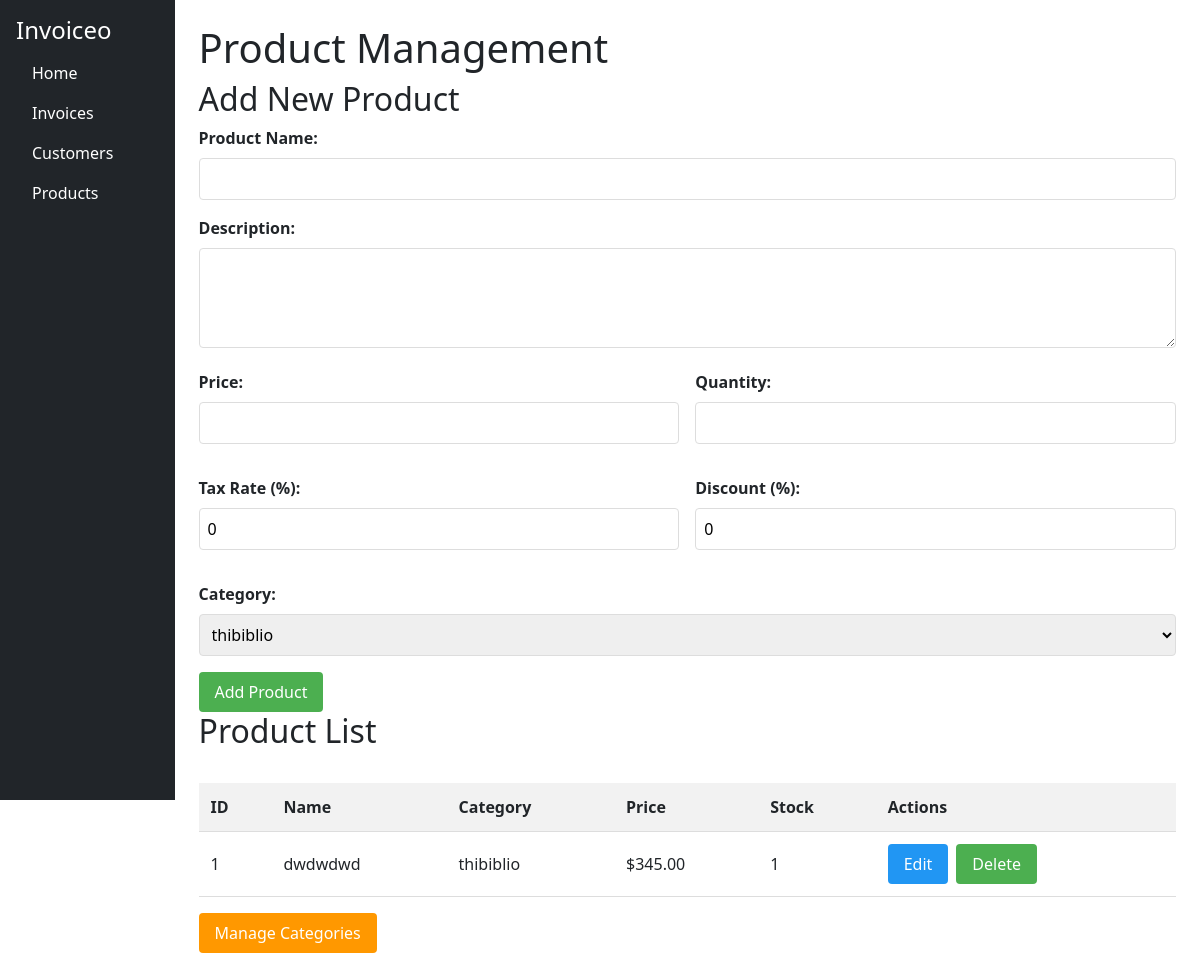
/products, run on an earlier commit of the app's database.
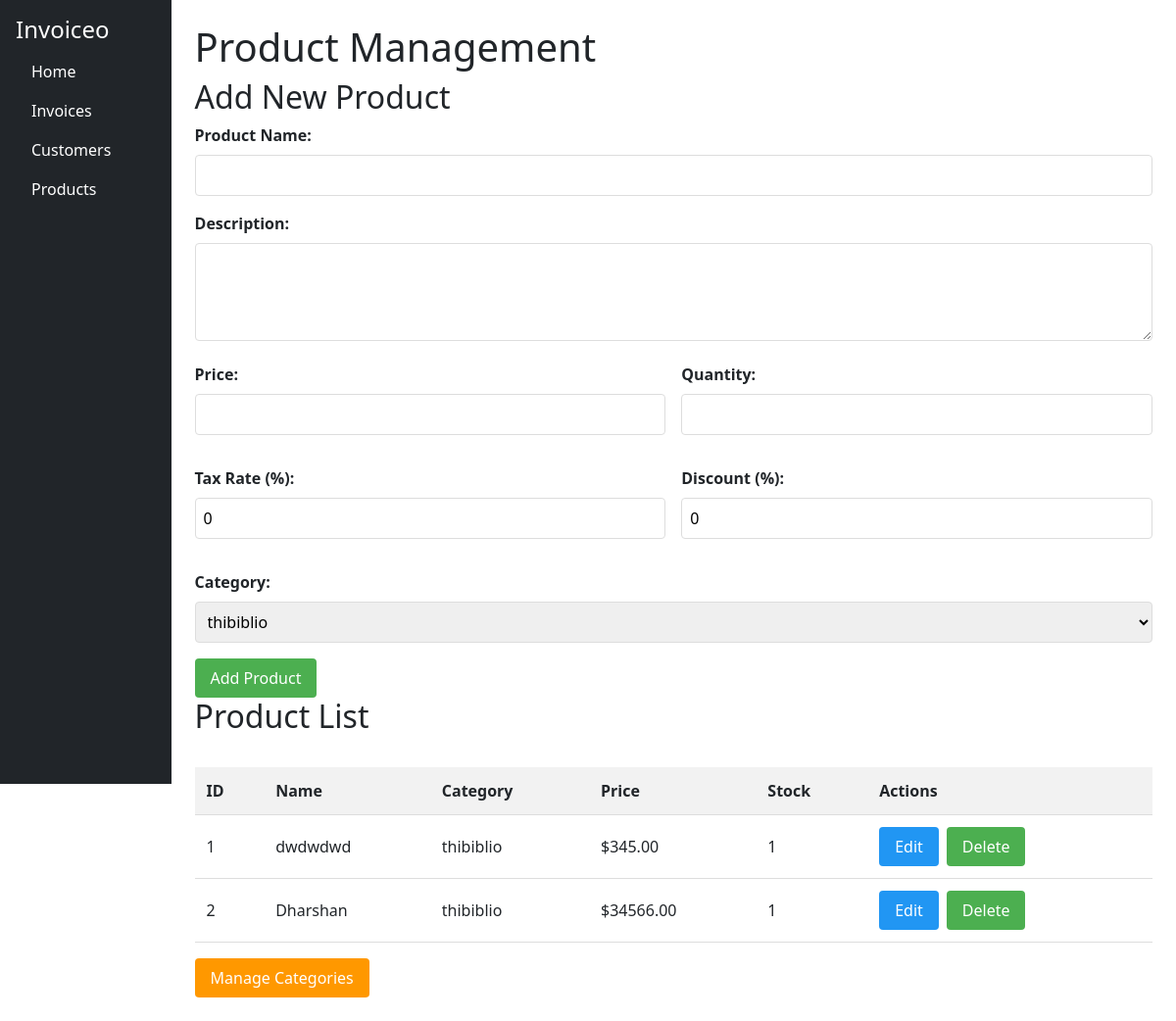
And on a later commit of the database.
### app.py (models this page shows)
class Product(db.Model):
    id = db.Column(db.Integer, primary_key=True)
    name = db.Column(db.String(100))
    description = db.Column(db.String(300))
    price = db.Column(db.Float)
    quantity = db.Column(db.Integer)
    tax_rate = db.Column(db.Float)
    discount = db.Column(db.Float)
    category_id = db.Column(db.Integer, db.ForeignKey('category.id'))
    created_at = db.Column(db.DateTime, default=datetime.utcnow)

class Category(db.Model):
    id = db.Column(db.Integer, primary_key=True)
    name = db.Column(db.String(100), unique=True)
    description = db.Column(db.String(300))
    products = db.relationship('Product', backref='category')

### app.py (the view)
@app.route('/products')
def products():
    all_products = Product.query.all()
    all_categories = Category.query.all()
    return render_template('products.html', products=all_products, categories=all_categories)

### templates/products.html
{% extends 'base.html' %}
{% block content %}
<h1>Product Management</h1>
<link rel="stylesheet" href="{{ url_for('static', filename='products.css') }}">
<h2>Add New Product</h2>
<form method="POST" action="/add_product">
    <div class="form-group">
        <label for="name">Product Name:</label>
        <input type="text" id="name" name="name" required>
    </div>
    <div class="form-group">
        <label for="description">Description:</label>
        <textarea id="description" name="description"></textarea>
    </div>
    <div class="form-row">
        <div class="form-group">
            <label for="price">Price:</label>
            <input type="number" step="0.01" id="price" name="price" required>
        </div>
        <div class="form-group">
            <label for="quantity">Quantity:</label>
            <input type="number" id="quantity" name="quantity" required>
        </div>
    </div>
    <div class="form-row">
        <div class="form-group">
            <label for="tax_rate">Tax Rate (%):</label>
            <input type="number" step="0.1" id="tax_rate" name="tax_rate" value="0">
        </div>
        <div class="form-group">
            <label for="discount">Discount (%):</label>
            <input type="number" step="0.1" id="discount" name="discount" value="0">
        </div>
    </div>
    <div class="form-group">
        <label for="category_id">Category:</label>
        <select id="category_id" name="category_id" required>
            {% for category in categories %}
            <option value="{{ category.id }}">{{ category.name }}</option>
            {% endfor %}
        </select>
    </div>
    <button type="submit">Add Product</button>
</form>
<h2>Product List</h2>
<table>
    <thead>
        <tr>
            <th>ID</th>
            <th>Name</th>
            <th>Category</th>
            <th>Price</th>
            <th>Stock</th>
            <th>Actions</th>
        </tr>
    </thead>
    <tbody>
        {% for product in products %}
        <tr>
            <td>{{ product.id }}</td>
            <td>{{ product.name }}</td>
            <td>{{ product.category.name }}</td>
            <td>${{ "%.2f"|format(product.price) }}</td>
            <td>{{ product.quantity }}</td>
            <td class="actions">
                <a href="{{ url_for('edit_product', id=product.id) }}" class="btn-edit">Edit</a>
                <form action="{{ url_for('delete_product', id=product.id) }}" method="POST">
                    <button type="submit" class="btn-delete" onclick="return confirm('Delete this product?')">Delete</button>
                </form>
            </td>
        </tr>
        {% endfor %}
    </tbody>
</table>
<a href="{{ url_for('categories') }}" class="btn-categories">Manage Categories</a>
{% endblock %}

What changed in the data, as far as the page shows it:
added Product: id "2", name "Dharshan", category.name "thibiblio", price "34566.00", quantity "1"
